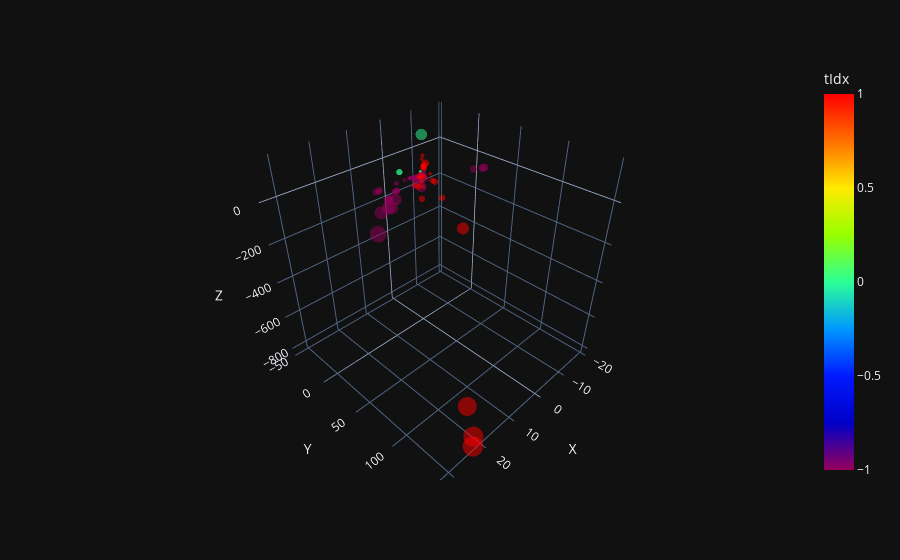

The notebook cell saved with this chart:
### Code cell
pt, eta, phi = result["pt"], result["eta"], result["phi"]
#px,py,pz = # convert from pt, eta, phi
px, py, pz = pt * np.cos(phi), pt * np.sin(phi), pt / np.sinh(eta)
pxyz = torch.tensor(np.stack([px, py, pz], axis=1))
print(pxyz[filt].shape)
plot_coordinates(pxyz[filt], pt_scaled, torch.tensor(result["GT_cluster"][filt])).show()

### Figure 1 — Plotly figure (JSON) as saved in the notebook; plotly's stock layout.template omitted (floating-point values rounded to 4 significant figures; data arrays with more than 128 entries replaced by an {"elided": "..."} marker saying what was removed)
{"data": [{"hovertemplate": "X=%{x}<br>Y=%{y}<br>Z=%{z}<br>pt=%{marker.size}<br>tIdx=%{marker.color}<extra></extra>", "legendgroup": "", "marker": {"color": {"elided": "134 float values"}, "coloraxis": "coloraxis", "opacity": 0.5, "size": {"elided": "134 float values"}, "sizemode": "area", "sizeref": 0.3792, "symbol": "circle", "line": {"width": 0}}, "mode": "markers", "name": "", "scene": "scene", "showlegend": false, "x": {"elided": "134 float values"}, "y": {"elided": "134 float values"}, "z": {"elided": "134 float values"}, "type": "scatter3d"}], "layout": {"scene": {"domain": {"x": [0.0, 1.0], "y": [0.0, 1.0]}, "xaxis": {"title": {"text": "X"}}, "yaxis": {"title": {"text": "Y"}}, "zaxis": {"title": {"text": "Z"}}}, "coloraxis": {"colorbar": {"title": {"text": "tIdx"}}, "colorscale": [[0.0, "rgb(150,0,90)"], [0.125, "rgb(0,0,200)"], [0.25, "rgb(0,25,255)"], [0.375, "rgb(0,152,255)"], [0.5, "rgb(44,255,150)"], [0.625, "rgb(151,255,0)"], [0.75, "rgb(255,234,0)"], [0.875, "rgb(255,111,0)"], [1.0, "rgb(255,0,0)"]]}, "legend": {"tracegroupgap": 0, "itemsizing": "constant"}, "margin": {"t": 60}}}
